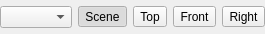
<?xml version="1.0" encoding="UTF-8"?>
<ui version="4.0">
 <class>CameraToolBar</class>
 <widget class="QWidget" name="CameraToolBar">
  <property name="geometry">
   <rect>
    <x>0</x>
    <y>0</y>
    <width>254</width>
    <height>34</height>
   </rect>
  </property>
  <property name="windowTitle">
   <string>Form</string>
  </property>
  <layout class="QHBoxLayout">
   <property name="margin">
    <number>0</number>
   </property>
   <item>
    <widget class="QComboBox" name="m_activeCam">
     <property name="toolTip">
      <string extracomment="Active camera"/>
     </property>
     <property name="statusTip">
      <string extracomment="Active camera"/>
     </property>
     <property name="whatsThis">
      <string extracomment="Select a active camera"/>
     </property>
    </widget>
   </item>
   <item>
    <widget class="QToolButton" name="m_sceneToolButton">
     <property name="toolTip">
      <string>Activate Scene Camera</string>
     </property>
     <property name="statusTip">
      <string>Toggles the view to show scene using the currently active scene camera</string>
     </property>
     <property name="text">
      <string>Scene</string>
     </property>
     <property name="icon">
      <iconset resource="resources.qrc">
       <normaloff>:/Icons/Box</normaloff>:/Icons/Box</iconset>
     </property>
     <property name="iconSize">
      <size>
       <width>16</width>
       <height>16</height>
      </size>
     </property>
     <property name="shortcut">
      <string>0</string>
     </property>
     <property name="checkable">
      <bool>true</bool>
     </property>
     <property name="checked">
      <bool>true</bool>
     </property>
     <property name="autoExclusive">
      <bool>true</bool>
     </property>
     <property name="toolButtonStyle">
      <enum>Qt::ToolButtonFollowStyle</enum>
     </property>
    </widget>
   </item>
   <item>
    <widget class="QToolButton" name="m_topToolButton">
     <property name="toolTip">
      <string>Top View</string>
     </property>
     <property name="statusTip">
      <string>Toggles the view to show the scene from top view (X-Z-Plane)</string>
     </property>
     <property name="text">
      <string>Top</string>
     </property>
     <property name="icon">
      <iconset resource="resources.qrc">
       <normaloff>:/Icons/Top</normaloff>:/Icons/Top</iconset>
     </property>
     <property name="iconSize">
      <size>
       <width>16</width>
       <height>16</height>
      </size>
     </property>
     <property name="shortcut">
      <string>7</string>
     </property>
     <property name="checkable">
      <bool>true</bool>
     </property>
     <property name="autoExclusive">
      <bool>true</bool>
     </property>
     <property name="toolButtonStyle">
      <enum>Qt::ToolButtonFollowStyle</enum>
     </property>
    </widget>
   </item>
   <item>
    <widget class="QToolButton" name="m_frontToolButton">
     <property name="toolTip">
      <string>Front View</string>
     </property>
     <property name="statusTip">
      <string>Toggles the view to show the scene from front view(X-Y-Plane)</string>
     </property>
     <property name="text">
      <string>Front</string>
     </property>
     <property name="icon">
      <iconset resource="resources.qrc">
       <normaloff>:/Icons/Front</normaloff>:/Icons/Front</iconset>
     </property>
     <property name="iconSize">
      <size>
       <width>16</width>
       <height>16</height>
      </size>
     </property>
     <property name="shortcut">
      <string>3</string>
     </property>
     <property name="checkable">
      <bool>true</bool>
     </property>
     <property name="autoExclusive">
      <bool>true</bool>
     </property>
     <property name="toolButtonStyle">
      <enum>Qt::ToolButtonFollowStyle</enum>
     </property>
    </widget>
   </item>
   <item>
    <widget class="QToolButton" name="m_rightToolButton">
     <property name="toolTip">
      <string>Right view</string>
     </property>
     <property name="statusTip">
      <string>Toggles the view to show the scene from right view (Y-Z-Plane)</string>
     </property>
     <property name="text">
      <string>Right</string>
     </property>
     <property name="icon">
      <iconset resource="resources.qrc">
       <normaloff>:/Icons/Right</normaloff>:/Icons/Right</iconset>
     </property>
     <property name="iconSize">
      <size>
       <width>16</width>
       <height>16</height>
      </size>
     </property>
     <property name="shortcut">
      <string>1</string>
     </property>
     <property name="checkable">
      <bool>true</bool>
     </property>
     <property name="autoExclusive">
      <bool>true</bool>
     </property>
     <property name="toolButtonStyle">
      <enum>Qt::ToolButtonFollowStyle</enum>
     </property>
    </widget>
   </item>
  </layout>
  <action name="m_actionToggleOrtho">
   <property name="text">
    <string>Toggle Ortho</string>
   </property>
   <property name="shortcut">
    <string>5</string>
   </property>
  </action>
 </widget>
 <resources>
  <include location="resources.qrc"/>
 </resources>
 <connections/>
</ui>
